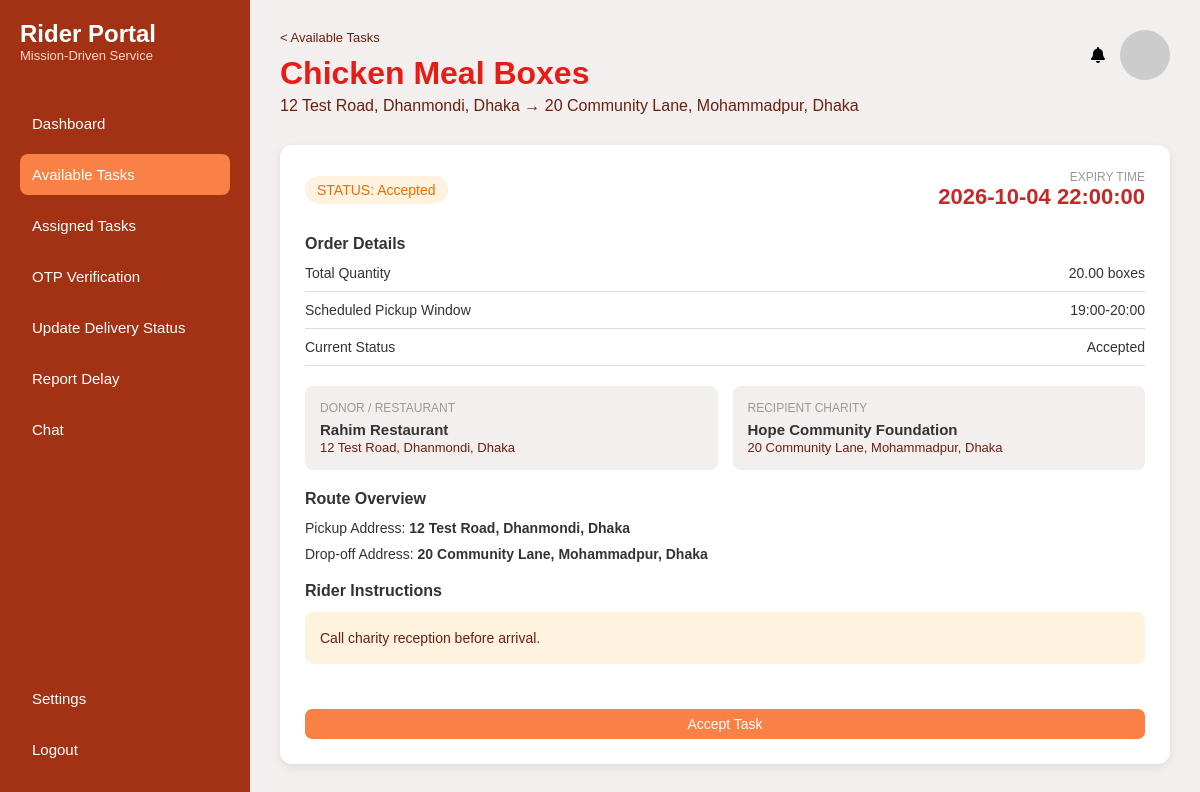
Page /volunteer/task-details.php?delivery_id=1 (signed in) on the committed database.
### tables this page shows
CREATE TABLE pickup_deliveries (
  delivery_id INT AUTO_INCREMENT PRIMARY KEY,
  claim_id INT NOT NULL UNIQUE,
  volunteer_id INT DEFAULT NULL,
  pickup_address TEXT NOT NULL,
  delivery_address TEXT NOT NULL,
  pickup_date DATE NOT NULL,
  scheduled_time VARCHAR(50) NOT NULL,
  special_instructions TEXT DEFAULT NULL,
  delivery_status ENUM('Available', 'Assigned', 'Accepted', 'Picked Up', 'In Transit', 'Delivered', 'Completed', 'Cancelled') NOT NULL DEFAULT 'Available',
  assigned_at DATETIME DEFAULT NULL,
  picked_up_at DATETIME DEFAULT NULL,
  in_transit_at DATETIME DEFAULT NULL,
  delivered_at DATETIME DEFAULT NULL,
  completed_at DATETIME DEFAULT NULL,
  created_at TIMESTAMP DEFAULT CURRENT_TIMESTAMP,
  updated_at TIMESTAMP DEFAULT CURRENT_TIMESTAMP ON UPDATE CURRENT_TIMESTAMP,
  CONSTRAINT fk_deliveries_claim FOREIGN KEY (claim_id) REFERENCES food_claims (claim_id) ON DELETE RESTRICT ON UPDATE CASCADE,
  CONSTRAINT fk_deliveries_volunteer FOREIGN KEY (volunteer_id) REFERENCES users (user_id) ON DELETE SET NULL ON UPDATE CASCADE,
  INDEX idx_deliveries_status (delivery_status),
  INDEX idx_deliveries_volunteer (volunteer_id)
);

CREATE TABLE food_donations (
  donation_id INT AUTO_INCREMENT PRIMARY KEY,
  donor_id INT NOT NULL,
  category_id INT NOT NULL,
  food_name VARCHAR(200) NOT NULL,
  quantity DECIMAL(10,2) NOT NULL,
  quantity_unit VARCHAR(50) NOT NULL DEFAULT 'unit',
  expiry_date DATETIME NOT NULL,
  description TEXT DEFAULT NULL,
  food_safety_info TEXT DEFAULT NULL,
  pickup_date DATE NOT NULL,
  preferred_time VARCHAR(50) NOT NULL,
  pickup_address TEXT NOT NULL,
  image_path VARCHAR(255) DEFAULT NULL,
  status ENUM('Available', 'Claimed', 'Picked Up', 'Completed', 'Expired', 'Cancelled') NOT NULL DEFAULT 'Available',
  created_at TIMESTAMP DEFAULT CURRENT_TIMESTAMP,
  updated_at TIMESTAMP DEFAULT CURRENT_TIMESTAMP ON UPDATE CURRENT_TIMESTAMP,
  CONSTRAINT chk_donation_quantity CHECK (quantity > 0),
  CONSTRAINT fk_donations_donor FOREIGN KEY (donor_id) REFERENCES users (user_id) ON DELETE RESTRICT ON UPDATE CASCADE,
  CONSTRAINT fk_donations_category FOREIGN KEY (category_id) REFERENCES food_categories (category_id) ON DELETE RESTRICT ON UPDATE CASCADE,
  INDEX idx_donations_status (status),
  INDEX idx_donations_donor (donor_id),
  INDEX idx_donations_category (category_id)
);

CREATE TABLE users (
  user_id INT AUTO_INCREMENT PRIMARY KEY,
  full_name VARCHAR(150) NOT NULL,
  email VARCHAR(150) NOT NULL UNIQUE,
  password_hash VARCHAR(255) NOT NULL,
  phone VARCHAR(30) NOT NULL,
  role ENUM('Donor', 'Charity', 'Volunteer', 'Admin') NOT NULL,
  organization_type ENUM('Restaurant', 'Bakery', 'Supermarket', 'Foundation', 'Charity NGO', 'Individual', 'Other') DEFAULT 'Individual',
  reg_nid_number VARCHAR(50) DEFAULT NULL,
  nid_image_path VARCHAR(255) DEFAULT NULL,
  address TEXT NOT NULL,
  account_status ENUM('Pending', 'Active', 'Disabled', 'Verified', 'Rejected') NOT NULL DEFAULT 'Pending',
  created_at TIMESTAMP DEFAULT CURRENT_TIMESTAMP,
  updated_at TIMESTAMP DEFAULT CURRENT_TIMESTAMP ON UPDATE CURRENT_TIMESTAMP,
  INDEX idx_users_role (role),
  INDEX idx_users_status (account_status)
);

### volunteer/task-details.php (the view, shortened to what this page needs)
<?php
require "db.php";
$user_id = (int)$_SESSION["user_id"];
$delivery_id = isset($_GET["delivery_id"]) ? (int)$_GET["delivery_id"] : (isset($_GET["task_id"]) ? (int)$_GET["task_id"] : (isset($_POST["delivery_id"]) ? (int)$_POST["delivery_id"] : (isset($_POST["task_id"]) ? (int)$_POST["task_id"] : 0)));
$query_sql = "
    SELECT pd.delivery_id, pd.pickup_address, pd.delivery_address, pd.scheduled_time, pd.pickup_date, pd.special_instructions, pd.delivery_status, pd.volunteer_id,
           fd.food_name, fd.quantity, fd.quantity_unit, fd.expiry_date, fd.image_path,
           donor.full_name AS donor_name, charity.full_name AS charity_name
    FROM pickup_deliveries pd
    INNER JOIN food_claims fc ON pd.claim_id = fc.claim_id
    INNER JOIN food_donations fd ON fc.donation_id = fd.donation_id
    INNER JOIN users donor ON fd.donor_id = donor.user_id
    INNER JOIN users charity ON fc.charity_id = charity.user_id
    WHERE pd.delivery_id = ?
";
$query = mysqli_prepare($conn, $query_sql);
mysqli_stmt_bind_param($query, "i", $delivery_id);
mysqli_stmt_execute($query);
$res = mysqli_stmt_get_result($query);
$task = $res ? mysqli_fetch_assoc($res) : null;
$is_assigned = ((int)$task["volunteer_id"] === $user_id);
$task_status = $task["delivery_status"];
?>
<!DOCTYPE html>
<html lang="en">
<head>
    <link rel="stylesheet" href="https://cdnjs.cloudflare.com/ajax/libs/font-awesome/6.5.2/css/all.min.css">
    <link rel="stylesheet" href="task-details.css">
</head>
<body>
<div class="container">
    <div class="sidebar">
        <div class="sidebar-title">
            <h1>Rider Portal</h1>
            <p>Mission-Driven Service</p>
        </div>
        <ul class="menu">
            <li class="menu-item"><a href="dashboard.php">Dashboard</a></li>
            <li class="menu-item active"><a href="available-tasks.php">Available Tasks</a></li>
            <li class="menu-item"><a href="assigned-tasks.php">Assigned Tasks</a></li>
            <li class="menu-item"><a href="otp-verification.php">OTP Verification</a></li>
            <li class="menu-item"><a href="update-delivery-status.php">Update Delivery Status</a></li>
            <li class="menu-item"><a href="report-delay.php">Report Delay</a></li>
            <li class="menu-item"><a href="volunteer-chat.php">Chat</a></li>
        </ul>
        <ul class="menu bottom-menu">
            <li class="menu-item"><a href="../charityGuest/guest/settings.html">Settings</a></li>
            <li class="menu-item"><a href="../charityGuest/guest/logout.php">Logout</a></li>
        </ul>
    </div>
    <div class="main">
        <div class="page-header">
            <div>
                <a href="<?= $is_assigned ? 'assigned-tasks.php' : 'available-tasks.php' ?>" class="back-link">&lt; <?= $is_assigned ? 'Assigned Tasks' : 'Available Tasks' ?></a>
                <h2 class="page-heading"><?= htmlspecialchars($task["food_name"]) ?></h2>
                <p class="page-subtitle"><?= htmlspecialchars($task["pickup_address"]) ?> → <?= htmlspecialchars($task["delivery_address"]) ?></p>
            </div>
            <div class="profile-section">
                <i class="fa-solid fa-bell"></i>
                <img src="https://i.pravatar.cc/50" class="profile-img" alt="profile">
            </div>
        </div>
        <div class="content-box">
            <div class="banner-row">
                <span class="badge badge-warning">STATUS: <?= htmlspecialchars($task_status) ?></span>
                <div class="expiry-box">
                    <p class="expiry-label">EXPIRY TIME</p>
                    <p class="expiry-time"><?= htmlspecialchars($task["expiry_date"]) ?></p>
                </div>
            </div>
            <h3 class="section-title">Order Details</h3>
            <div class="detail-list">
                <div class="detail-item">
                    <span>Total Quantity</span>
                    <span><?= htmlspecialchars($task["quantity"]) ?> <?= htmlspecialchars($task["quantity_unit"]) ?></span>
                </div>
                <div class="detail-item">
                    <span>Scheduled Pickup Window</span>
                    <span><?= htmlspecialchars($task["scheduled_time"]) ?></span>
                </div>
                <div class="detail-item">
                    <span>Current Status</span>
                    <span><?= htmlspecialchars($task_status) ?></span>
                </div>
            </div>
            <div class="two-col-cards">
                <div class="mini-card">
                    <p class="mini-label">DONOR / RESTAURANT</p>
                    <p class="mini-value"><?= htmlspecialchars($task["donor_name"]) ?></p>
                    <p class="mini-sub"><?= htmlspecialchars($task["pickup_address"]) ?></p>
                </div>
                <div class="mini-card">
                    <p class="mini-label">RECIPIENT CHARITY</p>
                    <p class="mini-value"><?= htmlspecialchars($task["charity_name"]) ?></p>
                    <p class="mini-sub"><?= htmlspecialchars($task["delivery_address"]) ?></p>
                </div>
            </div>
            <h3 class="section-title">Route Overview</h3>
            <div class="route-list">
                <p>Pickup Address: <strong><?= htmlspecialchars($task["pickup_address"]) ?></strong></p>
                <p>Drop-off Address: <strong><?= htmlspecialchars($task["delivery_address"]) ?></strong></p>
            </div>
            <h3 class="section-title">Rider Instructions</h3>
            <div class="instructions-box">
                <?= nl2br(htmlspecialchars($task["special_instructions"] ?? 'Standard safety and handover protocols apply.')) ?>
            </div>
            <?php if ($is_assigned) { ?>
                <div style="display: flex; gap: 10px; margin-top: 20px;">
                    <a href="update-delivery-status.php?delivery_id=<?= $delivery_id ?>" class="btn btn-primary btn-full">Update Delivery Status</a>
                    <a href="report-delay.php?delivery_id=<?= $delivery_id ?>" class="btn btn-outline btn-full">Report Delay</a>
                </div>
            <?php } else { ?>
                <form method="post" style="margin-top: 20px;">
                    <button type="submit" name="accept_task" value="1" class="btn btn-primary btn-full">Accept Task</button>
                </form>
            <?php } ?>
        </div>
    </div>
</div>
</body>
</html>

### volunteer/task-details.css (style rules this page uses)
* { margin: 0; padding: 0; box-sizing: border-box; font-family:Arial, sans-serif; }
body { background-color: #f3efef; }
.container { display: flex; min-height: 100vh; }
.sidebar { width: 250px; background-color: #A33215; padding: 20px; min-height: 100vh; display: flex; flex-direction: column; position: fixed; }
.sidebar-title h1 { color: #ffffff; font-size: 24px; }
.sidebar-title p { color: #ffd9c7; font-size: 13px; margin-bottom: 30px; }
.menu { list-style: none; }
.menu-item { margin: 10px 0; }
.menu-item a { display: block; color: white; text-decoration: none; font-size: 15px; padding: 12px; border-radius: 8px; }
.menu-item.active a { background-color: #FA8145; }
.bottom-menu { margin-top: auto; }
.main { flex: 1; padding: 30px; margin-left:250px ; }
.page-header { display: flex; justify-content: space-between; align-items: flex-start; margin-bottom: 30px; }
.back-link { display: block; color: #69200F; font-size: 13px; text-decoration: none; margin-bottom: 10px; }
.page-heading { color: #E71C16; font-size: 32px; }
.page-subtitle { color: #69200F; font-size: 16px; margin-top: 5px; }
.profile-section { display: flex; align-items: center; gap: 15px; }
.profile-img { width: 50px; height: 50px; border-radius: 50%; object-fit: cover; }
.content-box { background-color: #FFFFFF; padding: 25px; border-radius: 12px; box-shadow: 0 3px 10px rgba(0,0,0,0.08); }
.banner-row { display: flex; justify-content: space-between; align-items: center; margin-bottom: 25px; }
.badge { padding: 6px 12px; border-radius: 20px; font-size: 14px; font-weight: 500; }
.badge-warning { background-color: #FFF3E0; color: #EF6C00; }
.expiry-box { text-align: right; }
.expiry-label { font-size: 12px; color: #999; }
.expiry-time { font-size: 22px; font-weight: 700; color: #C62828; }
.section-title { color: #333; font-size: 16px; margin-bottom: 12px; margin-top: 20px; }
.detail-list { display: flex; flex-direction: column; gap: 10px; margin-bottom: 10px; }
.detail-item { display: flex; justify-content: space-between; font-size: 14px; color: #333; padding-bottom: 10px; border-bottom: 1px solid #ddd; }
.two-col-cards { display: grid; grid-template-columns: 1fr 1fr; gap: 15px; margin-top: 20px; }
.mini-card { background-color: #f3efef; padding: 15px; border-radius: 8px; }
.mini-label { font-size: 12px; color: #999; margin-bottom: 6px; }
.mini-value { font-size: 15px; font-weight: 600; color: #333; }
.mini-sub { font-size: 13px; color: #69200F; margin-top: 2px; }
.route-list p { font-size: 14px; color: #333; margin-bottom: 10px; }
.instructions-box { background-color: #FFF3E0; color: #69200F; padding: 15px; border-radius: 8px; font-size: 14px; line-height: 1.6; }
.btn-full { width: 100%; margin-top: 25px; padding: 12px; font-size: 15px; text-align: center; }
.btn { padding: 7px 15px; border-radius: 7px; border: none; cursor: pointer; font-size: 14px; font-weight: 500; font-family: 'Poppins', sans-serif; text-decoration: none; display: inline-block; }
.btn-primary { background-color: #FA8145; color: white; }

### rows in the picture
pickup_deliveries: food_donations.food_name "Chicken Meal Boxes", pickup_address "12 Test Road, Dhanmondi, Dhaka", delivery_address "20 Community Lane, Mohammadpur, Dhaka", delivery_status "Accepted", food_donations.expiry_date "2026-10-04 22:00:00", food_donations.quantity "20.00", food_donations.quantity_unit "boxes", scheduled_time "19:00-20:00", users.full_name "Rahim Restaurant", users.full_name "Hope Community Foundation", special_instructions "Call charity reception before arrival."
